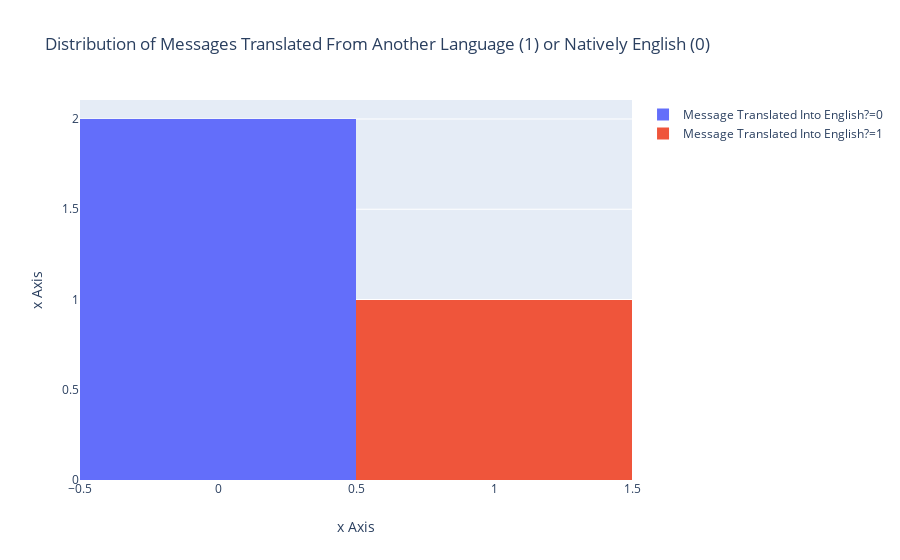

Here is the notebook cell this chart was saved with:
### Code cell
fig.update_layout(yaxis=graph_objects.layout.YAxis(
        title=graph_objects.layout.yaxis.Title(
            text="x Axis")))

### Figure 1 — Plotly figure (JSON) as saved in the notebook; plotly's stock layout.template omitted (floating-point values rounded to 4 significant figures)
{"data": [{"alignmentgroup": "True", "bingroup": "x", "hoverlabel": {"namelength": 0}, "hovertemplate": "Message Translated Into English?=%{x}<br>count=%{y}", "legendgroup": "Message Translated Into English?=0", "marker": {"color": "#636efa"}, "name": "Message Translated Into English?=0", "offsetgroup": "Message Translated Into English?=0", "orientation": "v", "showlegend": true, "type": "histogram", "x": [0, 0], "xaxis": "x", "yaxis": "y"}, {"alignmentgroup": "True", "bingroup": "x", "hoverlabel": {"namelength": 0}, "hovertemplate": "Message Translated Into English?=%{x}<br>count=%{y}", "legendgroup": "Message Translated Into English?=1", "marker": {"color": "#EF553B"}, "name": "Message Translated Into English?=1", "offsetgroup": "Message Translated Into English?=1", "orientation": "v", "showlegend": true, "type": "histogram", "x": [1], "xaxis": "x", "yaxis": "y"}], "layout": {"autosize": true, "barmode": "relative", "legend": {"tracegroupgap": 0}, "title": {"text": "Distribution of Messages Translated From Another Language (1) or Natively English (0)"}, "xaxis": {"autorange": true, "range": [-0.5, 1.5], "title": {"text": "x Axis"}, "type": "linear"}, "yaxis": {"autorange": true, "range": [0, 2.105], "title": {"text": "x Axis"}}}}
